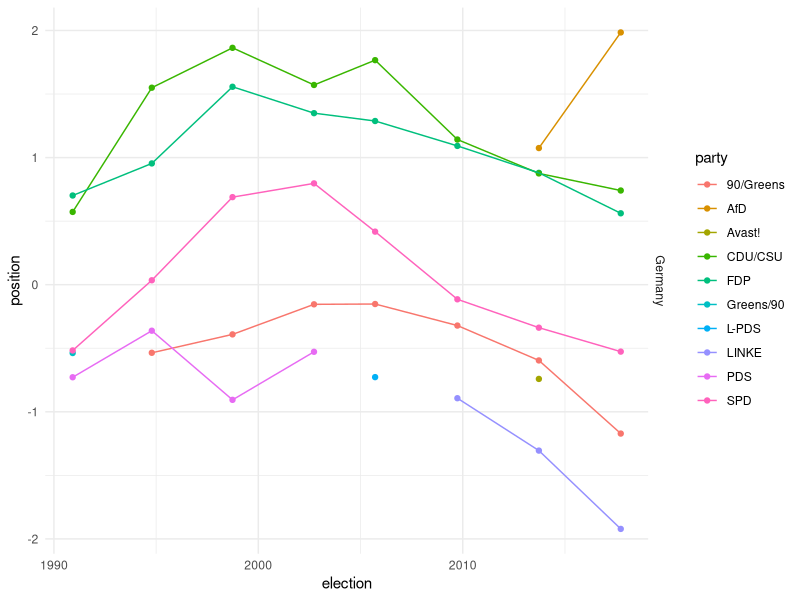
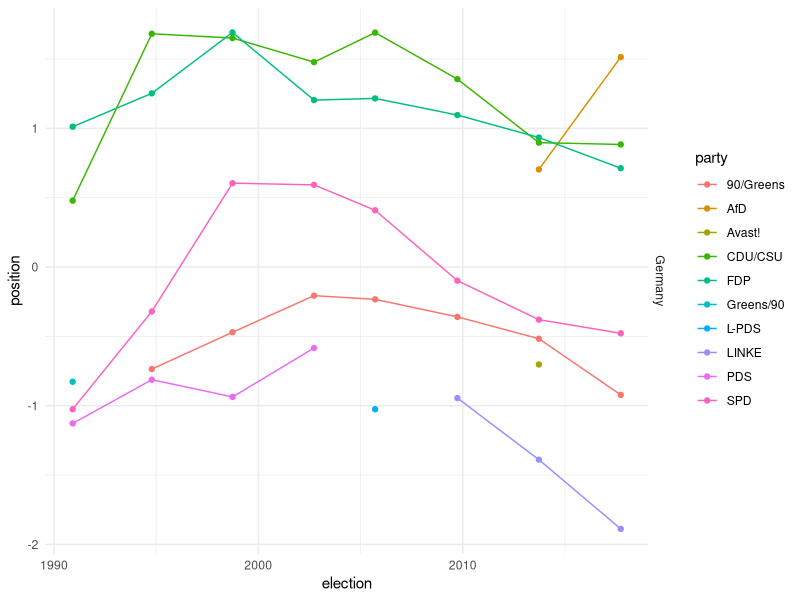
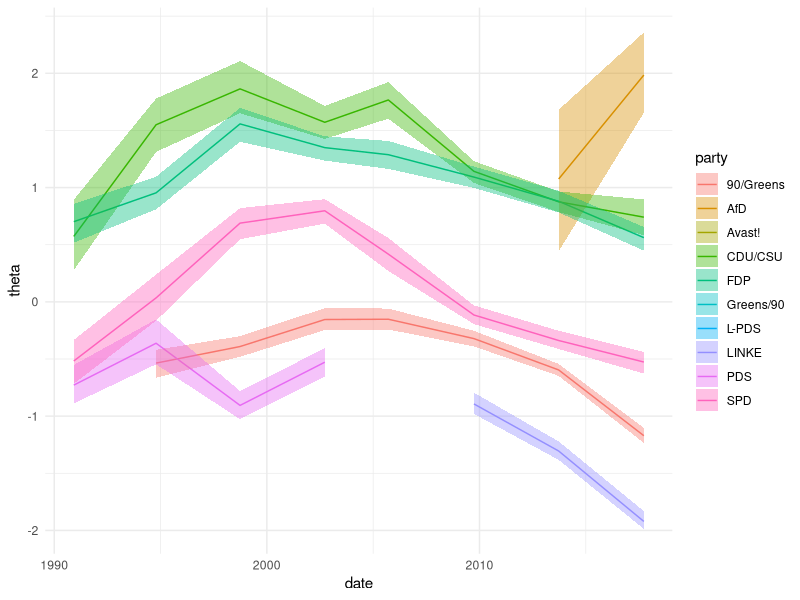
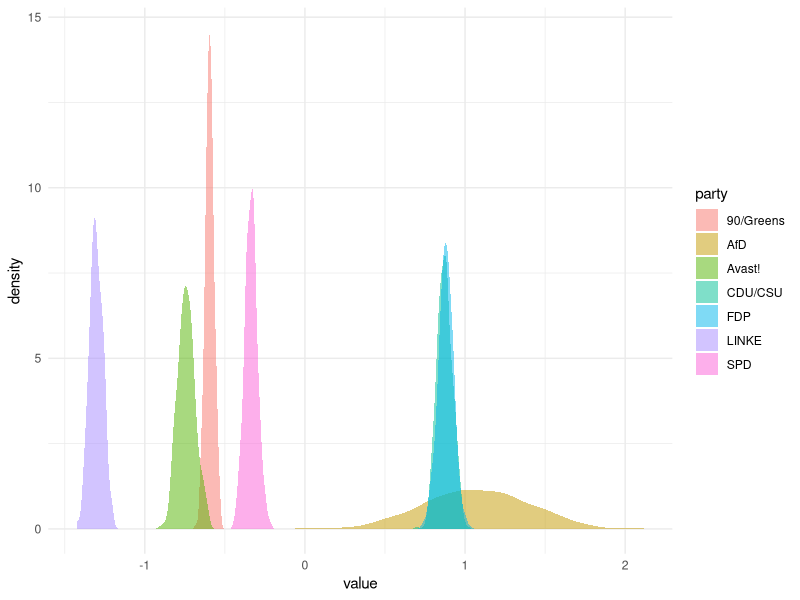
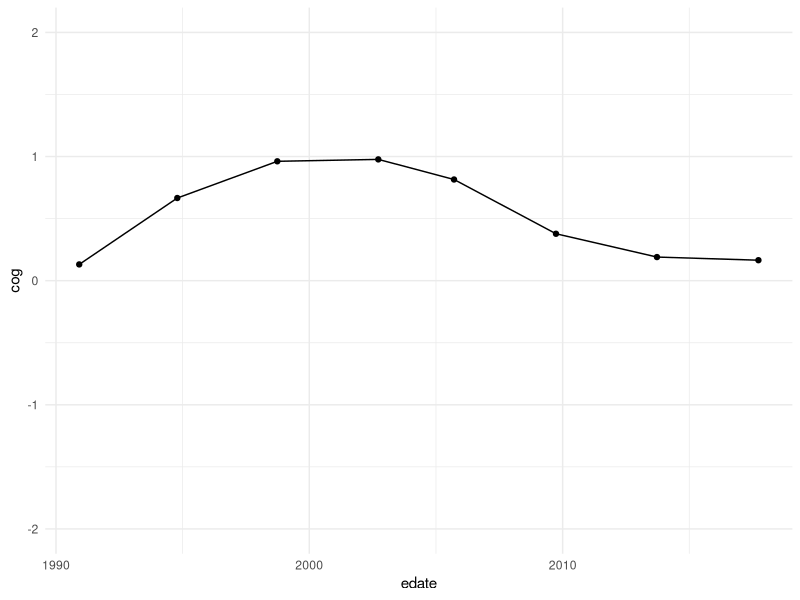

Write the R code that produced these figures, in order.
## ---- chunk 1
knitr::opts_chunk$set(echo = TRUE, comment = "")
## ---- chunk 2
library(tidyverse)
library(ggrepel) 

theme_set(theme_minimal())
## ---- chunk 3
# Read in, ignoring the parse failures because they're on a
# variable we won't use
allcmp20 <- read_csv("data/MPDataset_MPDS2020a.csv")
## ---- chunk 4
allcmp20$partyabbrev[allcmp20$partyname == "Pirates"] <- "Avast!"
## ---- chunk 5
cmp20 <- allcmp20 %>%
  select(edate, countryname, partyname, partyabbrev, 
         total, voteper = pervote, uncoded = peruncod,
         matches("per\\d\\d\\d$")) %>% # per%d%d%d% are subcategories, so we ignore them
  mutate(edate = as.Date(edate, format = "%d/%m/%Y"),
         eyear = lubridate::year(edate), # make a nice year just in case we want to filter with it
         label = paste(partyabbrev, eyear, sep = ":"), # for graphing
         across(starts_with("per"), function(x) round(total * (x/100)))) 
## ---- chunk 6
itemcodes <- read_csv("data/itemcodes.csv")
head(itemcodes)
## ---- chunk 7
counts <- select(cmp20, starts_with("per"))
counts[1:3, 1:7] # quick peek at the top left corner
## ---- chunk 8
mat <- data.matrix(counts)
rownames(mat) <- cmp20$label
colnames(mat) <- itemcodes$name
## ---- chunk 9
oldest <- as.Date("1990-01-01") 
## ---- chunk 10
de_mat <- mat[cmp20$edate > oldest & cmp20$countryname == "Germany",]
de_mat[1:3, 1:4]
## ---- chunk 11
de_rest <- filter(select(cmp20, -starts_with("per")), 
                  edate > oldest, 
                  cmp20$countryname == "Germany")
## ---- chunk 12
library(ca)

mod1 <- ca(de_mat)
## ---- chunk 13
theta <- mod1$rowcoord[,1] # thetas
beta <- mod1$colcoord[,1] # betas
## ---- chunk 14
switcheroo <- ifelse(theta[3] < theta[4], 1, -1)
## ---- chunk 15
theta <- switcheroo * theta
beta <- switcheroo * beta
## ---- chunk 16
dat <- data.frame(position = theta, 
                  country = de_rest$countryname,
                  party = de_rest$partyabbrev,
                  election = de_rest$edate)

ggplot(dat, aes(election, position, colour = party)) + 
  geom_point() + 
  geom_line() +
  facet_grid(rows = vars(country)) 
## ---- chunk 17
rile_de_mat <- de_mat[, itemcodes$rile.valence != 0]
mod2 <- ca(rile_de_mat)
theta <- mod2$rowcoord[,1]
switcheroo <- ifelse(theta[3] < theta[4], 1, -1)
dat <- data.frame(position = theta, 
                  country = de_rest$countryname,
                  party = de_rest$partyabbrev,
                  election = de_rest$edate)

ggplot(dat, aes(election, position, colour = party)) + 
  geom_point() + 
  geom_line() +
  facet_grid(rows = vars(country)) 

## ---- chunk 18
# grab the estimates from the real data
origmod <- ca(de_mat)
theta <- origmod$rowcoord[,1]
beta <- origmod$colcoord[,1]
signflip <- ifelse(theta[3] > theta[4], -1, 1)
theta <- signflip*theta
beta <- signflip*beta

# how many bootstrap samples to use
B <- 500

# some constants to save typing
N <- nrow(de_mat)
V <- ncol(de_mat)

# how long each document is
doclens <- rowSums(de_mat)

# take the original counts and divide each element by 
# it's row total
probs <- sweep(de_mat, 1, doclens, FUN = '/')

# make a place for each bootstrap data set to land in
boot_sample <- matrix(0, nrow = nrow(de_mat), 
                      ncol = ncol(de_mat))
# this will hold all our beta estimates
betas <- matrix(0, nrow = V, ncol = B)
rownames(betas) <- itemcodes$name
# this will hold all our theta estimates
thetas <- matrix(0, nrow = N, ncol = B)
rownames(thetas) <- de_rest$label

# a function to create a new data set, fit a model, flip 
# signs as necessary, extract theta and beta, and store them
boot_mat <- function(b) {
  # report every 100 iterations
  if (b %% 100 == 0) 
    cat(".") 
  # resample a new data set
  for (i in 1:N)
    boot_sample[i,] <- rmultinom(1, prob = probs[i,], 
                                 size = doclens[i])
  # fit model to this data set
  res <- ca(boot_sample)
  # extract the position estimates
  theta <- res$rowcoord[,1]
  beta <- res$colcoord[,1]
  # if SPD > FDP, make a sign-flipping multiplier to identify
  signflip <- ifelse(theta[3] > theta[4], -1, 1)

  # record these values in the boostrap sample collection 
  # that lives outside the loop
  thetas[,b] <<- signflip * theta
  betas[,b] <<- signflip * beta
} 

# run this to get B bootstrap estimates in thetas and betas
for (b in 1:B) boot_mat(b) 
## ---- chunk 19
# summarise the estimates in each row
quants <- apply(thetas, 1, quantile, 
                probs = c(0.025, 0.975))
quants <- t(quants) # flip it over
names(quants) <- c("lwr", "upr") # and rename
head(quants)
## ---- chunk 20
plottable_thetas <- data.frame(country = de_rest$countryname,
                               party = de_rest$partyabbrev,
                               date = de_rest$edate,
                               theta = theta, 
                               quants)
names(plottable_thetas) <- c("country", "party", "date", "theta", 
                             "lwr", "upr")

ggplot(filter(plottable_thetas, country == "Germany"),
       aes(date, theta, color = party, fill = party, 
           ymin = lwr, ymax = upr)) + 
  geom_line() + 
  geom_ribbon(colour = NA, alpha = 0.4)
  geom_ribbon
## ---- chunk 21
elec2013 <- thetas[de_rest$eyear == 2013, ]
party2013 <- de_rest$partyabbrev[de_rest$eyear == 2013]
samps2013 <- data.frame(elec2013, party = party2013)
longsamps2013 <- pivot_longer(samps2013, -party)
head(longsamps2013)
## ---- chunk 22
ggplot(longsamps2013, aes(value, fill = party)) + 
  geom_density(alpha = 0.5, color = NA)
## ---- chunk 23
mean(elec2013[5,] > elec2013[7,])
## ---- chunk 24
de_rest <- mutate(de_rest, 
                  voteprop = voteper/100,
                  position = theta)
cog <- summarize(group_by(de_rest, edate),
                 cog = sum(voteprop * position))

ggplot(cog, aes(edate, cog)) + 
  geom_point() +
  geom_line() + 
  ylim(-2, 2)
